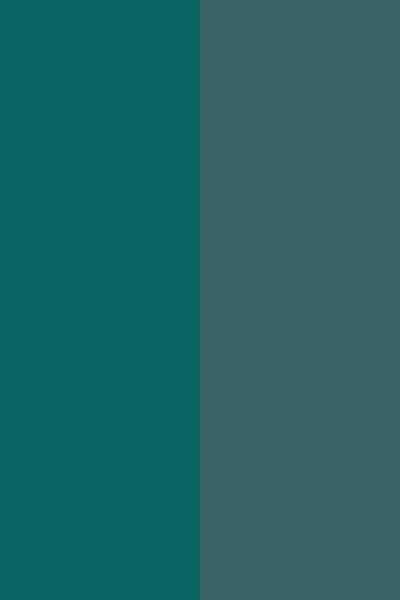
Frame 1 (no input)
Frame 60 (the mouse pressed at the canvas centre just before this capture): identical to frame 1, image omitted
Frame 120 (the mouse held since frame 60 and released just before this capture): identical to frame 1, image omitted

The Processing sketch that drew this single still picture (run headless with seeded random() and noise(); from frame 60 on, the mouse is pressed at the canvas centre):

// Processing sketch: couleur_ECV_4_change_les_valeurs
// ── couleur_ECV_4_change_les_valeurs.pde
int couleur_a = color(10,100,100);
int couleur_b = color(60,100,100);
  
void setup() {
  // essayer de faire que ce soit rouge et jaune...
  size(400,600);
  colorMode(HSB,360,100,100,100);
  noStroke();
  println("couleur A", couleur_a);
  println("couleur B", couleur_b);
}

void draw() {
  fill(couleur_a);
  rect(0, 0, width/2, height);

  fill(couleur_b);
  rect(width/2,0, width/2, height);
}
  
void keyPressed() {
  int hue = (int)random(g.colorModeX);
  couleur_a = color(hue,100,100);
  println("couleur A", couleur_a, "hue", hue);
  
  hue = (int)random(g.colorModeX);
  couleur_b = color(hue,100,100);
  println("couleur B", couleur_b, "hue", hue);
}
